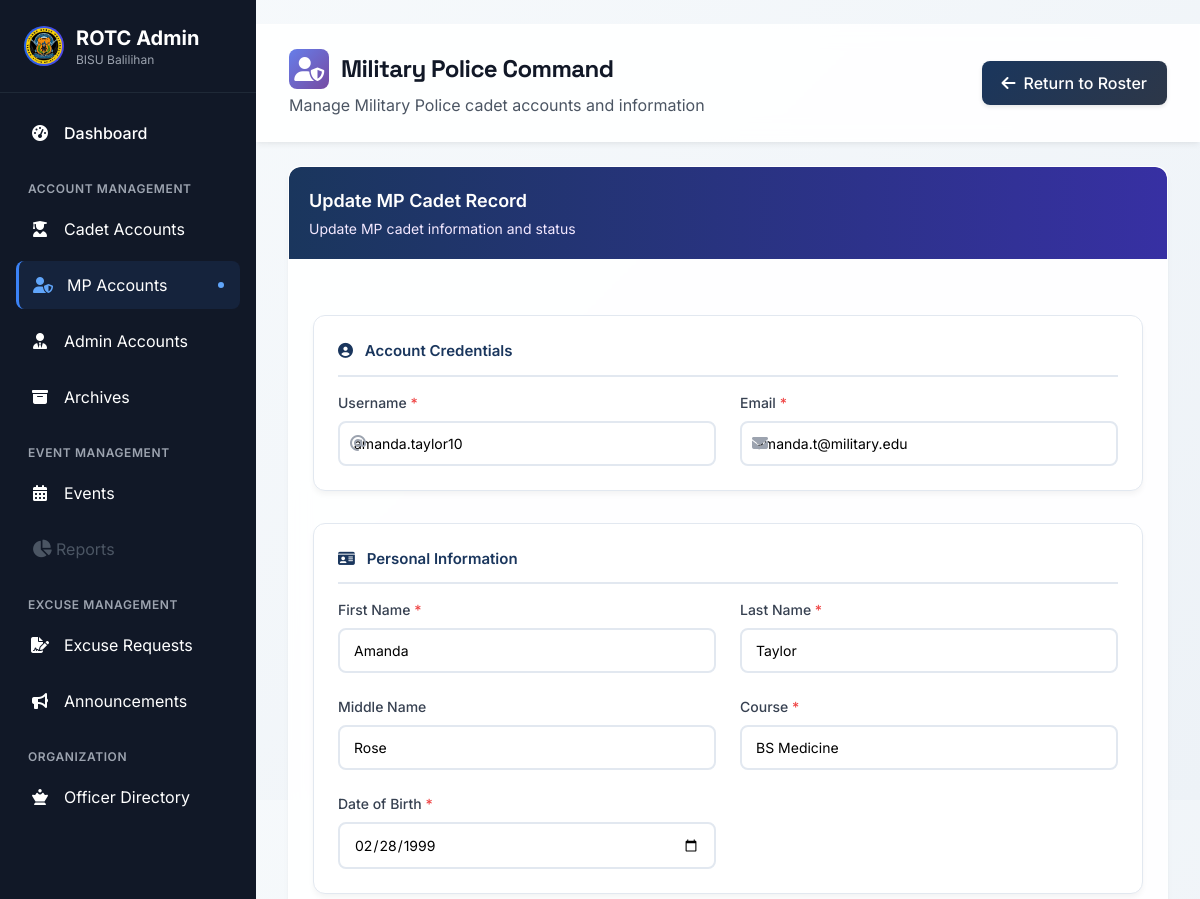
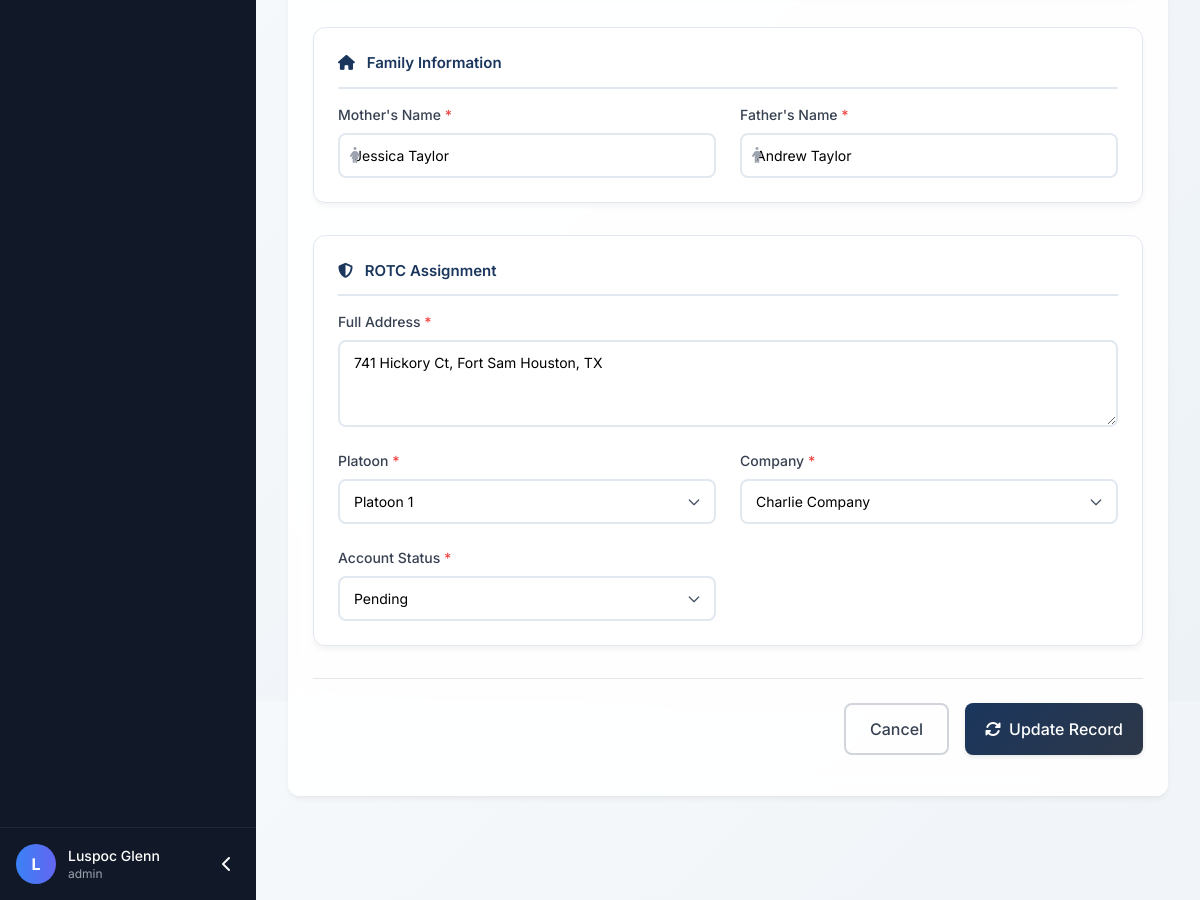
The app's page /admin/mp_accounts.php?action=edit&id=82 (signed in) with its own data (2 pictures, top to bottom).
### tables this page shows
CREATE TABLE `mp_accounts` (
  `id` int(11) NOT NULL,
  `username` varchar(50) NOT NULL,
  `email` varchar(100) NOT NULL,
  `password` varchar(255) NOT NULL,
  `first_name` varchar(50) NOT NULL,
  `last_name` varchar(50) NOT NULL,
  `middle_name` varchar(50) DEFAULT NULL,
  `course` varchar(100) NOT NULL,
  `full_address` text NOT NULL,
  `platoon` enum('1','2','3') NOT NULL,
  `company` enum('Alpha','Bravo','Charlie','Delta','Echo','Foxtrot','Golf') NOT NULL,
  `dob` date NOT NULL,
  `mothers_name` varchar(100) NOT NULL,
  `fathers_name` varchar(100) NOT NULL,
  `profile_image` varchar(255) DEFAULT NULL,
  `status` enum('pending','approved','denied') DEFAULT 'pending',
  `last_login` datetime DEFAULT NULL,
  `created_by` int(11) DEFAULT NULL,
  `created_at` timestamp NOT NULL DEFAULT current_timestamp(),
  `updated_at` timestamp NOT NULL DEFAULT current_timestamp() ON UPDATE current_timestamp(),
  `is_archived` tinyint(1) DEFAULT 0,
  `archived_at` timestamp NULL DEFAULT NULL,
  `archive_reason` text DEFAULT NULL
);

### admin/mp_accounts.php (the view, shortened to what this page needs)
<?php
require_once 'archive_functions.php';
$action = isset($_GET['action']) ? $_GET['action'] : 'list';
$mp = null;
if ($action === 'edit' && isset($_GET['id'])) {
    $stmt = $pdo->prepare("SELECT * FROM mp_accounts WHERE id = ?");
    $stmt->execute([$_GET['id']]);
    $mp = $stmt->fetch();
}
?>
<!DOCTYPE html>
<html lang="en" class="scroll-smooth">
<head>
    <script src="https://cdn.tailwindcss.com"></script>
    <link rel="stylesheet" href="https://cdnjs.cloudflare.com/ajax/libs/font-awesome/6.4.0/css/all.min.css">
</head>
<body class="bg-gray-50">
    <div class="main-content ml-64 min-h-screen">
        <header class="glass-card border-b border-gray-200 px-8 py-6 mb-6">
            <div class="flex items-center justify-between">
                <div>
                    <h2 class="text-2xl header-font font-bold text-gray-900 flex items-center gap-3">
                        <div class="w-10 h-10 rounded-lg mp-gradient flex items-center justify-center">
                            <i class="fas fa-user-shield text-white"></i>
                        </div>
                        <span>Military Police Command</span>
                    </h2>
                    <p class="text-gray-600 mt-1">Manage Military Police cadet accounts and information</p>
                </div>
                <div>
                    <?php if ($action === 'list'): ?>
                        <a href="?action=add" class="military-btn flex items-center gap-2">
                            <i class="fas fa-user-shield"></i>
                            <span>Enlist New MP Cadet</span>
                        </a>
                    <?php else: ?>
                        <a href="mp_accounts.php" class="military-btn flex items-center gap-2 bg-gray-700 hover:bg-gray-800">
                            <i class="fas fa-arrow-left"></i>
                            <span>Return to Roster</span>
                        </a>
                    <?php endif; ?>
                </div>
            </div>
        </header>
        <main class="px-8 pb-8">
            <?php if ($action === 'add' || $action === 'edit'): ?>
                <div class="glass-card rounded-xl overflow-hidden">
                    <div class="section-header">
                        <h3 class="text-lg font-semibold">
                            <?php echo $action === 'add' ? 'Enlist New MP Cadet' : 'Update MP Cadet Record'; ?>
                        </h3>
                        <p class="text-purple-100 text-sm mt-1">
                            <?php echo $action === 'add' ? 'Fill all required fields to enlist a new MP cadet' : 'Update MP cadet information and status'; ?>
                        </p>
                    </div>
                    <div class="p-6">
                        <form method="POST" action="" class="space-y-8">
                            <div class="form-section">
                                <h4>
                                    <i class="fas fa-user-circle mr-2"></i>
                                    Account Credentials
                                </h4>
                                <div class="grid grid-cols-1 md:grid-cols-2 gap-6">
                                    <div>
                                        <label class="block text-sm font-medium text-gray-700 mb-2">
                                            Username <span class="text-red-500">*</span>
                                        </label>
                                        <div class="relative">
                                            <input type="text" name="username" required
                                                   value="<?php echo $action === 'edit' ? htmlspecialchars($mp['username']) : ''; ?>"
                                                   class="input-field w-full pl-10"
                                                   <?php echo $action === 'edit' ? 'readonly' : ''; ?>>
                                            <div class="absolute left-3 top-1/2 transform -translate-y-1/2 text-gray-400">
                                                <i class="fas fa-at"></i>
                                            </div>
                                        </div>
                                    </div>
                                    <div>
                                        <label class="block text-sm font-medium text-gray-700 mb-2">
                                            Email <span class="text-red-500">*</span>
                                        </label>
                                        <div class="relative">
                                            <input type="email" name="email" required
                                                   value="<?php echo $action === 'edit' ? htmlspecialchars($mp['email']) : ''; ?>"
                                                   class="input-field w-full pl-10"
                                                   <?php echo $action === 'edit' ? 'readonly' : ''; ?>>
                                            <div class="absolute left-3 top-1/2 transform -translate-y-1/2 text-gray-400">
                                                <i class="fas fa-envelope"></i>
                                            </div>
                                        </div>
                                    </div>
                                </div>
                            </div>
                            <div class="form-section">
                                <h4>
                                    <i class="fas fa-id-card mr-2"></i>
                                    Personal Information
                                </h4>
                                <div class="grid grid-cols-1 md:grid-cols-2 gap-6">
                                    <div>
                                        <label class="block text-sm font-medium text-gray-700 mb-2">
                                            First Name <span class="text-red-500">*</span>
                                        </label>
                                        <input type="text" name="first_name" required
                                               value="<?php echo $action === 'edit' ? htmlspecialchars($mp['first_name']) : ''; ?>"
                                               class="input-field w-full">
                                    </div>
                                    <div>
                                        <label class="block text-sm font-medium text-gray-700 mb-2">
                                            Last Name <span class="text-red-500">*</span>
                                        </label>
                                        <input type="text" name="last_name" required
                                               value="<?php echo $action === 'edit' ? htmlspecialchars($mp['last_name']) : ''; ?>"
                                               class="input-field w-full">
                                    </div>
                                    <div>
                                        <label class="block text-sm font-medium text-gray-700 mb-2">
                                            Middle Name
                                        </label>
                                        <input type="text" name="middle_name"
                                               value="<?php echo $action === 'edit' ? htmlspecialchars($mp['middle_name']) : ''; ?>"
                                               class="input-field w-full">
                                    </div>
                                    <div>
                                        <label class="block text-sm font-medium text-gray-700 mb-2">
                                            Course <span class="text-red-500">*</span>
                                        </label>
                                        <input type="text" name="course" required
                                               value="<?php echo $action === 'edit' ? htmlspecialchars($mp['course']) : ''; ?>"
                                               class="input-field w-full">
                                    </div>
                                    <div>
                                        <label class="block text-sm font-medium text-gray-700 mb-2">
                                            Date of Birth <span class="text-red-500">*</span>
                                        </label>
                                        <input type="date" name="dob" required
                                               value="<?php echo $action === 'edit' ? htmlspecialchars($mp['dob']) : ''; ?>"
                                               class="input-field w-full">
                                    </div>
                                </div>
                            </div>
                            <div class="form-section">
                                <h4>
                                    <i class="fas fa-home mr-2"></i>
                                    Family Information
                                </h4>
                                <div class="grid grid-cols-1 md:grid-cols-2 gap-6">
                                    <div>
                                        <label class="block text-sm font-medium text-gray-700 mb-2">
                                            Mother's Name <span class="text-red-500">*</span>
                                        </label>
                                        <div class="relative">
                                            <input type="text" name="mothers_name" required
                                                   value="<?php echo $action === 'edit' ? htmlspecialchars($mp['mothers_name']) : ''; ?>"
                                                   class="input-field w-full pl-10">
                                            <div class="absolute left-3 top-1/2 transform -translate-y-1/2 text-gray-400">
                                                <i class="fas fa-female"></i>
                                            </div>
                                        </div>
                                    </div>
                                    <div>
                                        <label class="block text-sm font-medium text-gray-700 mb-2">
                                            Father's Name <span class="text-red-500">*</span>
                                        </label>
                                        <div class="relative">
                                            <input type="text" name="fathers_name" required
                                                   value="<?php echo $action === 'edit' ? htmlspecialchars($mp['fathers_name']) : ''; ?>"
                                                   class="input-field w-full pl-10">
                                            <div class="absolute left-3 top-1/2 transform -translate-y-1/2 text-gray-400">
                                                <i class="fas fa-male"></i>
                                            </div>
                                        </div>
                                    </div>
                                </div>
                            </div>
                            <div class="form-section">
                                <h4>
                                    <i class="fas fa-shield-alt mr-2"></i>
                                    ROTC Assignment
                                </h4>
                                <div class="grid grid-cols-1 md:grid-cols-2 gap-6">
                                    <div class="md:col-span-2">
                                        <label class="block text-sm font-medium text-gray-700 mb-2">
                                            Full Address <span class="text-red-500">*</span>
                                        </label>
                                        <textarea name="full_address" required rows="3"
                                                  class="input-field w-full"><?php echo $action === 'edit' ? htmlspecialchars($mp['full_address']) : ''; ?></textarea>
                                    </div>
                                    <div>
                                        <label class="block text-sm font-medium text-gray-700 mb-2">
                                            Platoon <span class="text-red-500">*</span>
                                        </label>
                                        <select name="platoon" required class="select-field w-full">
                                            <option value="1" <?php echo ($action === 'edit' && $mp['platoon'] == '1') ? 'selected' : ''; ?>>Platoon 1</option>
                                        </select>
                                    </div>
                                    <div>
                                        <label class="block text-sm font-medium text-gray-700 mb-2">
                                            Company <span class="text-red-500">*</span>
                                        </label>
                                        <select name="company" required class="select-field w-full">
                                            <option value="Charlie" <?php echo ($action === 'edit' && $mp['company'] == 'Charlie') ? 'selected' : ''; ?>>Charlie Company</option>
                                        </select>
                                    </div>
                                    <?php if ($action === 'edit'): ?>
                                        <div>
                                            <label class="block text-sm font-medium text-gray-700 mb-2">
                                                Account Status <span class="text-red-500">*</span>
                                            </label>
                                            <select name="status" required class="select-field w-full">
                                                <option value="pending" <?php echo $mp['status'] == 'pending' ? 'selected' : ''; ?>>Pending</option>
                                            </select>
                                        </div>
                                    <?php endif; ?>
                                </div>
                            </div>
                            <div class="flex justify-end space-x-4 pt-6 border-t border-gray-200">
                                <a href="mp_accounts.php" class="px-6 py-3 border-2 border-gray-300 text-gray-700 rounded-lg hover:bg-gray-50 transition-colors font-medium">
                                    Cancel
                                </a>
                                <button type="submit" class="military-btn px-6 py-3 flex items-center gap-2">
                                    <i class="fas fa-<?php echo $action === 'add' ? 'save' : 'sync-alt'; ?>"></i>
                                    <?php echo $action === 'add' ? 'Enlist MP Cadet' : 'Update Record'; ?>
                                </button>
                            </div>
                        </form>
                    </div>
                </div>
            <?php endif; ?>
        </main>
    </div>
</body>
</html>

### records on screen
mp_accounts: username "amanda.taylor10", email "amanda.t@military.edu", first_name "Amanda", last_name "Taylor", middle_name "Rose", course "BS Medicine", dob "02/28/1999", mothers_name "Jessica Taylor", fathers_name "Andrew Taylor", full_address "741 Hickory Ct, Fort Sam Houston, TX", platoon "Platoon 1", company "Charlie Company", status "Pending"

### other values on screen
$admin_initial "L"
$admin_name "Luspoc Glenn"
$admin_role "admin"
